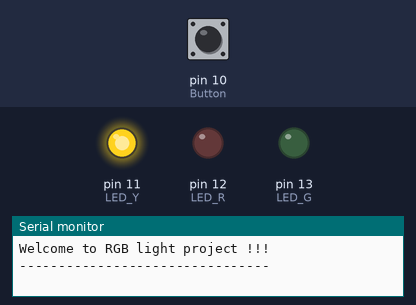
The sketch below on a simulated Arduino Uno, built with avr-gcc and run on an emulated ATmega328P. Shown: output pins drawn as LEDs (lit = HIGH), the last lines printed to the serial monitor. The inputs (shaded band) are chosen by the test bench; at power-on: pin 10 (Button) LOW.

Above: at 1.2 s.
1.3 s: pin 10 (Button) pulled HIGH for 0.15 s
At 1.9 s:
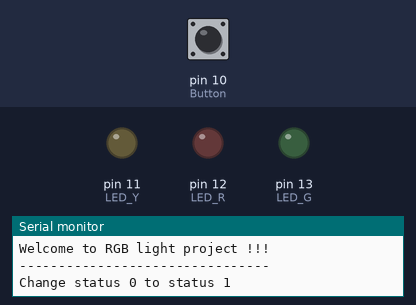
At 2.5 s:
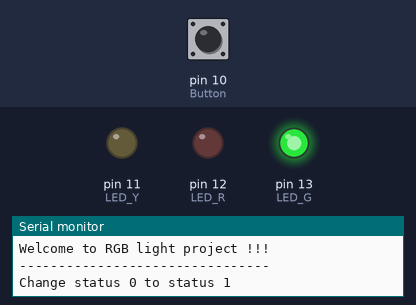
4.4 s: pin 10 (Button) pulled HIGH for 1 s
At 5.8 s:
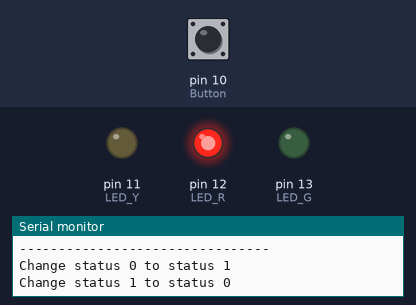
Timing chart, 0 to 14.4 s (numbered marks = the images above; inputs shaded):
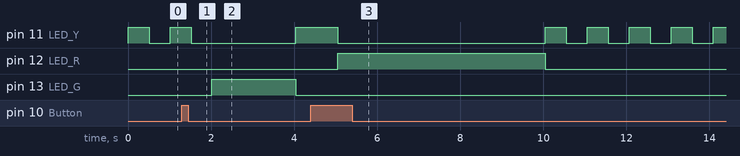

The sketch:

project_old_.ino
```cpp
boolean status = 0;
boolean running = 0;
const byte Button = 10;
const byte LED_Y = 11;
const byte LED_R = 12;
const byte LED_G = 13;

boolean press = 0;
boolean oldPress = 0;

void setup() {
  Serial.begin(9600);
  pinMode(Button, INPUT);
  pinMode(LED_Y, OUTPUT);
  pinMode(LED_R, OUTPUT);
  pinMode(LED_G, OUTPUT);
  Serial.println("Welcome to RGB light project !!!");
  Serial.println("--------------------------------");

}

boolean buttunHandler(){
  oldPress = press;
  press = digitalRead(Button);
  if(press && oldPress == 0){
    Serial.print("Change status ");
    Serial.print(status, BIN);
    Serial.print(" to status ");
    Serial.println(!status, BIN);
    status = !status;
    return 1;
  }else{
    return 0;
  }

}

void Delay(unsigned long ms){
  unsigned long count = 0;
  if(!running){
    for(; count < ms; count++){
      if(buttunHandler()){
        running = 1;
        break;
      }else{
        delay(1);
      }
    }
  }
  delay(ms - count);
}

void reset(){
  digitalWrite(LED_Y, LOW);
  digitalWrite(LED_R, LOW);
  digitalWrite(LED_G, LOW);
  running = 0;

}

void loop() {

  reset();

  if(!status){
    digitalWrite(LED_Y, HIGH);
    Delay(500);
    digitalWrite(LED_Y, LOW);
    Delay(500);

  }else{
    digitalWrite(LED_R, LOW);
    digitalWrite(LED_G, HIGH);
    Delay(2000);

    digitalWrite(LED_G, LOW);
    digitalWrite(LED_Y, HIGH);
    Delay(1000);

    digitalWrite(LED_Y, LOW);
    digitalWrite(LED_R, HIGH);
    Delay(5000);

  }

}
```

Measured:
- after the input at 1.3 s, pin 13 (LED_G): LOW → HIGH after 0.72 s, → LOW 2.0 s later
- after the input at 4.4 s, pin 13 (LED_G): stays LOW (without the input it goes to HIGH after 5.7 s)
- by itself, pin 11 (LED_Y): repeats every 1.0 s: HIGH 0.51 s, LOW 0.51 s
